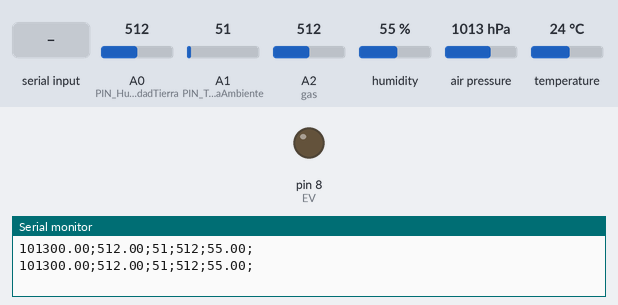
A sketch run on a simulated Arduino Uno, built with avr-gcc and run on an emulated ATmega328P. Parts: output pins drawn as LEDs (lit = HIGH), the last lines printed to the serial monitor. The inputs (shaded band) are chosen by the test bench; at power-on: A0 (PIN_HumedadTierra) = 512, A1 (PIN_TemperaturaAmbiente) = 51, A2 (gas) = 512, humidity 55 %, air pressure 1013 hPa, temperature 24 °C.

Above: at 1.2 s.
1.3 s: "1" received over Serial
At 2.8 s:
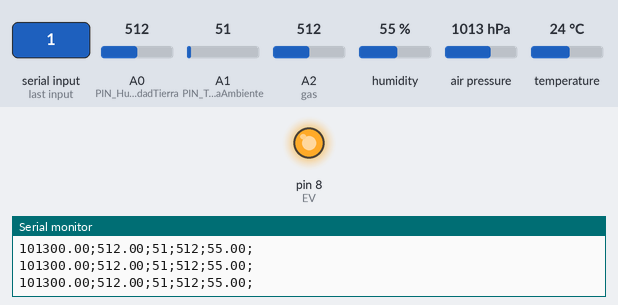
3.7 s: "0" received over Serial
At 5.7 s:
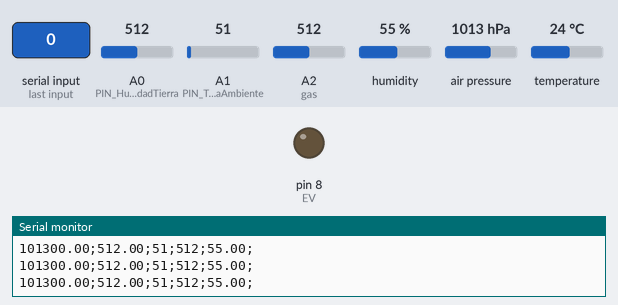
Timing chart, 0 to 7.2 s (numbered marks = the images above; inputs shaded):
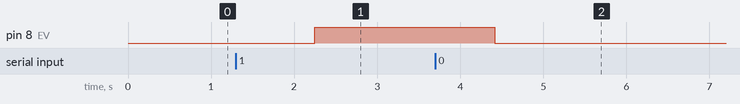

The sketch:

Invernadero.ino
```cpp
#include <Adafruit_MPL3115A2.h>
Adafruit_MPL3115A2 baro;
////////////////////////////////////////////////////////////////////////////////////////////////////
int gas = A2;//Pin donde establecemos la señal de datos del sensor de gas
float hg;
////////////////////////////////////////////////////////////////////////////////////////////////////
int PIN_TemperaturaAmbiente = A1; //LM35
////////////////////////////////////////////////////////////////////////////////////////////////////
int PIN_HumedadTierra = A0; //HL-69 ó YL-69
////////////////////////////////////////////////////////////////////////////////////////////////////
#include <Adafruit_AHTX0.h>
Adafruit_AHTX0 aht;
///////////////////////////////////////////////////////////////////////////////////////////////////
int Dato_Recibido;
int Led = 8;
int EV = 8;
////////////////////////////////////////////////////////////////////////////////////////////////////
void setup() {
   Serial.begin(9600);
 // Serial.println("Adafruit AHT10/AHT20 demo!");

  if (! aht.begin()) {
    //Serial.println("Could not find AHT? Check wiring");
    while (1) delay(10);
  }
  //Serial.println("AHT10 or AHT20 found");

  Serial.begin(9600);
  while(!Serial);
  //Serial.println("Adafruit_MPL3115A2 test!");

  if (!baro.begin()) {
    //Serial.println("Could not find sensor. Check wiring.");
    while(1);
  }

  pinMode(EV,OUTPUT);

  // use to set sea level pressure for current location
  // this is needed for accurate altitude measurement
  // STD SLP = 1013.26 hPa
  baro.setSeaPressure(1013.26);
}

void loop() {
  float pressure = baro.getPressure();
   Serial.print(pressure);Serial.print(";");
   hg= analogRead(gas);
  //float gay = (hg/1024.0)*1000.0; //Nota: esta operación es para que te mande los datos del sensor de gas ya bien
  Serial.print(hg);Serial.print(";");
  int TemperaturaAmbiente = analogRead(PIN_TemperaturaAmbiente);
  Serial.print(TemperaturaAmbiente);Serial.print(";");
  int HumedadTierra = analogRead(PIN_HumedadTierra);
  Serial.print(HumedadTierra);Serial.print(";");
  sensors_event_t humidity, temp;
  aht.getEvent(&humidity, &temp);
  Serial.print(humidity.relative_humidity);Serial.println(";");

  if (Serial.available()>0){
    Dato_Recibido = Serial.read();
    if(Dato_Recibido==48){ /*/ Codigo ASCII del 0 = 48 /*/
    digitalWrite(EV, LOW);
    }
    if(Dato_Recibido==49){ /*/ Codigo ASCII del 1 = 49 /*/
    digitalWrite(EV, HIGH);
    }
  }


  delay(1000);


}
```

Measured:
- after the input at 1.3 s, pin 8 (EV): LOW → HIGH after 0.95 s
- after the input at 3.7 s, pin 8 (EV): HIGH → LOW after 0.72 s
